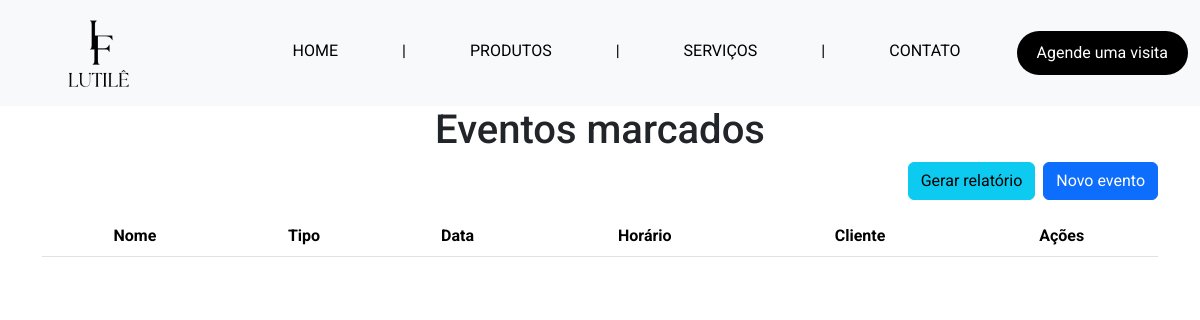
Page /admin/eventos on the earlier database version.
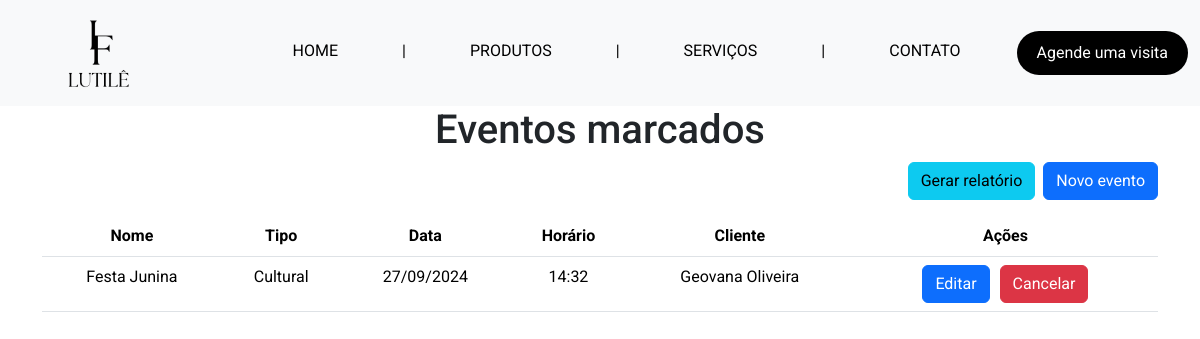
Same page on the later database version.
### tables this page shows
CREATE TABLE `evento` (
  `data` DATE NOT NULL,
  `horario` VARCHAR(45) NOT NULL,
  `nome_evento` VARCHAR(50) NOT NULL,
  `tipo` VARCHAR(45) NOT NULL,
  `cliente_cpf` VARCHAR(11) NOT NULL,
  PRIMARY KEY (`data`, `horario`),
  FOREIGN KEY (`cliente_cpf`)
    REFERENCES `cliente` (`cpf`)
    ON DELETE CASCADE
    ON UPDATE RESTRICT
);

CREATE TABLE `cliente` (
  `cpf` VARCHAR(11) NOT NULL,
  `nome_cliente` VARCHAR(100) NOT NULL,
  `celular` VARCHAR(14) NOT NULL,
  `endereco` VARCHAR(100) NOT NULL,
  PRIMARY KEY (`cpf`)
);

### app.py (the view)
@app.route('/admin/eventos', methods=['GET'])
def eventos_admin():
    with get_connection() as conn:
        cursor = conn.cursor()
        cursor.execute('SELECT * FROM evento JOIN cliente ON evento.cliente_cpf = cliente.cpf')
        eventos = cursor.fetchall()
    return render_template('html/pages/admin/eventos-admin.html', eventos=eventos)

### app.py (called while the page is built)
def get_connection():
    return sqlite3.connect('instance/salao_festas.db')

def format_datetime(value, format='%d/%m/%Y'):
    if value is None:
        return ""
    try:
        date_obj = datetime.strptime(value, '%Y-%m-%d')
        return date_obj.strftime(format)
    except ValueError:
        return value

@app.context_processor
def inject_active():
    def is_active(endpoint): #recebe o endpoint (rota) e verifica se é igual o endpoint atual, se for ele retorna a classeactive, se não retorna vazio
        return 'active' if request.endpoint == endpoint else ''
    return dict(is_active=is_active)

### templates/html/pages/admin/eventos-admin.html (shortened to what this page needs)
{% extends "base.html" %}
{% block content %}
<h1 class="text-center">Eventos marcados</h1>
<div class="container d-flex flex-column align-items-center">
    <div class="w-100 d-flex justify-content-end mb-3">
      <a href="{{ url_for('gerar_relatorio_eventos') }}" class="btn btn-info me-2">Gerar relatório</a>
      <a href="{{ url_for('novo_evento') }}" class="btn btn-primary">Novo evento</a>
      </div>
    <table class="table table">
        <thead>
          <tr>
            <th scope="col" class="text-center">Nome</th>
            <th scope="col" class="text-center">Tipo</th>
            <th scope="col" class="text-center">Data</th>
            <th scope="col" class="text-center">Horário</th>
            <th scope="col" class="text-center">Cliente</th>
            <th scope="col" class="text-center">Ações</th>
          </tr>
        </thead>
        <tbody>
          {% for evento in eventos %}
          <tr>
              <td class="text-center">{{ evento[2] }}</td>
              <td class="text-center">{{ evento[3] }}</td>
              <td class="text-center">{{ evento[0] | datetime('%d/%m/%Y') }}</td>
              <td class="text-center">{{ evento[1] }}</td>
              <td class="text-center">{{ evento[6] }}</td>
              <td class="text-center">
                <div style="display: flex; justify-content: center; gap: 10px;">
                  <form action="{{ url_for('editar_evento', data=evento[0], horario=evento[1]) }}" method="GET">
                    <button type="submit" class="btn btn-primary">Editar</button>
                  </form>
                  <form action="{{ url_for('deletar_evento', data=evento[0], horario=evento[1]) }}" method="POST" onsubmit="return confirmCancel('{{ evento[2] }}')">
                    <button type="submit" class="btn btn-danger">Cancelar</button>
                  </form>
                </div>
              </td>
          </tr>
          {% endfor %}
        </tbody>
      </table>
</div>
{% endblock %}

### templates/base.html (shortened to what this page needs)
<!DOCTYPE html>
<html lang="en">
<head>
    <link href="https://cdn.jsdelivr.net/npm/bootstrap@5.3.2/dist/css/bootstrap.min.css" rel="stylesheet">
    <link href="https://cdn.jsdelivr.net/npm/@fullcalendar/core@5.11.3/main.min.css" rel="stylesheet">
    <link href="https://cdn.jsdelivr.net/npm/@fullcalendar/daygrid@5.11.3/main.min.css" rel="stylesheet">
    <link rel="stylesheet" href="https://cdn.jsdelivr.net/npm/bootstrap-icons@1.10.5/font/bootstrap-icons.css">
    <link rel="stylesheet" href="{{ url_for('static', filename='style/style.css') }}">
    <link rel="stylesheet" href="https://code.jquery.com/ui/1.12.1/themes/base/jquery-ui.css">
</head>
<body>
    <header>
        <nav class="navbar navbar-expand-md navbar-light bg-light">
            <div class="container-fluid">
                <a class="navbar-brand ms-5" href="{{ url_for('home') }}">
                    <img src="{{ url_for('static', filename='imgs/logo.png') }}" alt="Salão de festas Lutilê" height="80">
                </a>
                <div class="collapse navbar-collapse" id="navbarNav">
                    <ul class="navbar-nav ms-auto">
                        {% if session.cpf %}
                            {% if session.cpf == '000.000.000-00' %}
                                <li class="nav-item dropdown me-5">
                                    <a class="nav-link dropdown-toggle" href="#" id="navbarDropdown" role="button" data-bs-toggle="dropdown" aria-expanded="false">
                                        {{ session.nome_cliente }}
                                    </a>
                                    <ul class="dropdown-menu dropdown-menu-end" aria-labelledby="navbarDropdown">
                                        <li><a class="dropdown-item" href="{{ url_for('dashboard') }}">Tela principal</a></li>
                                        <li><a class="dropdown-item" href="{{ url_for('perfil') }}">Perfil</a></li>
                                        <li><a class="dropdown-item" href="{{ url_for('agendamentos_admin') }}">Agendamentos</a></li>
                                        <li><a class="dropdown-item" href="{{ url_for('eventos_admin') }}">Eventos</a></li>
                                        <li><a class="dropdown-item" href="{{ url_for('clientes_admin') }}">Clientes</a></li>
                                        <li><a class="dropdown-item" href="{{ url_for('pagamentos_admin') }}">Pagamentos</a></li>
                                        <li><a class="dropdown-item" href="{{ url_for('mobilias_admin') }}">Mobílias</a></li>
                                        <li><a class="dropdown-item" href="{{ url_for('parceiros_admin') }}">Parceiros</a></li>
                                        <li><hr class="dropdown-divider"></li>
                                        <li><a class="dropdown-item" href="{{ url_for('logout') }}">Logout</a></li>
                                    </ul>
                                </li>
                            {% else %}
                                <li class="nav-item dropdown me-5">
                                    <a class="nav-link dropdown-toggle" href="#" id="navbarDropdown" role="button" data-bs-toggle="dropdown" aria-expanded="false">
                                        {{ session.nome_cliente }}
                                    </a>
                                    <ul class="dropdown-menu dropdown-menu-end" aria-labelledby="navbarDropdown">
                                        <li><a class="dropdown-item" href="{{ url_for('dashboard') }}">Tela principal</a></li>
                                        <li><a class="dropdown-item" href="{{ url_for('perfil') }}">Perfil</a></li>
                                        <li><a class="dropdown-item" href="{{ url_for('agendamentos_cliente') }}">Agendamentos</a></li>
                                        <li><a class="dropdown-item" href="{{ url_for('eventos_cliente') }}">Eventos</a></li>
                                        <li><hr class="dropdown-divider"></li>
                                        <li><a class="dropdown-item" href="{{ url_for('ver_parceiros_cliente') }}">Nossos parceiros</a></li>
                                        <li><a class="dropdown-item" href="{{ url_for('mobilias_cliente') }}">Alugue mobília</a></li>
                                        <li><hr class="dropdown-divider"></li>
                                        <li><a class="dropdown-item" href="{{ url_for('logout') }}">Logout</a></li>
                                    </ul>
                                </li>
                            {% endif %}
                        {% else %}
                            <li class="nav-item me-5 ms-5">
                                <a class="nav-link {{ is_active('home') }}" aria-current="page" href="{{ url_for('home') }}">HOME</a>
                            </li>
                            <span class="separador nav-link">|</span>
                            <li class="nav-item me-5 ms-5">
                                <a class="nav-link {{ is_active('produtos') }}" aria-current="page" href="{{ url_for('produtos') }}">PRODUTOS</a>
                            </li>
                            <span class="separador nav-link">|</span>
                            <li class="nav-item me-5 ms-5">
                                <a class="nav-link {{ is_active('servicos') }}" aria-current="page" href="{{ url_for('servicos') }}">SERVIÇOS</a>
                            </li>
                            <span class="separador nav-link">|</span>
                            <li class="nav-item me-5 ms-5">
                                <a class="nav-link {{ is_active('contato') }}" aria-current="page" href="{{ url_for('contato') }}">CONTATO</a>
                            </li>
                            <li class="nav-item">
                                <form action="{{ url_for('login') }}" method="get">
                                    <button class="nav-link button_agendar" type="submit">Agende uma visita</button>
                                </form>
                            </li>
                        {% endif %}
                    </ul>
                </div>
            </div>
        </nav>
    </header>
    <main>
        {% block content %}
        {% endblock %}
    </main>
</body>
</html>

### static/style/style.css (style rules this page uses)
* { font-family: "Roboto", sans-serif !important; }
.navbar { background-color: #ffffff; color: #fff; }
.navbar a { color: #000000; }
.button_agendar { border-radius: 50px; background-color: #000000; color: #ffffff; padding: 10px !important; padding-left: 20px !important; padding-right: 20px !important; }
.separador { color: #000000; }
body { overflow-y: auto; }

Differences in the rows shown:
added evento: nome_evento "Festa Junina", tipo "Cultural", data "27/09/2024", horario "14:32", nome_cliente "Geovana Oliveira"
